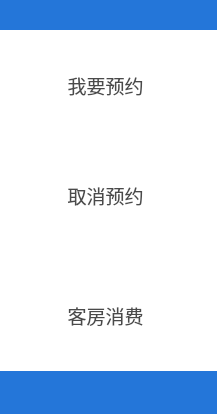
<?xml version="1.0" encoding="UTF-8"?>
<ui version="4.0">
 <class>guestDialog</class>
 <widget class="QDialog" name="guestDialog">
  <property name="geometry">
   <rect>
    <x>0</x>
    <y>0</y>
    <width>217</width>
    <height>414</height>
   </rect>
  </property>
  <property name="minimumSize">
   <size>
    <width>217</width>
    <height>414</height>
   </size>
  </property>
  <property name="maximumSize">
   <size>
    <width>217</width>
    <height>414</height>
   </size>
  </property>
  <property name="windowTitle">
   <string>顾客界面</string>
  </property>
  <property name="windowIcon">
   <iconset resource="icons.qrc">
    <normaloff>:/icons/icons/phone.png</normaloff>:/icons/icons/phone.png</iconset>
  </property>
  <widget class="QPushButton" name="reserveButton">
   <property name="geometry">
    <rect>
     <x>40</x>
     <y>40</y>
     <width>131</width>
     <height>91</height>
    </rect>
   </property>
   <property name="font">
    <font>
     <family>黑体</family>
     <pointsize>14</pointsize>
    </font>
   </property>
   <property name="styleSheet">
    <string notr="true">color: rgb(74, 74, 74);background-color:white;border-style: solid</string>
   </property>
   <property name="text">
    <string>我要预约</string>
   </property>
   <property name="icon">
    <iconset resource="icons.qrc">
     <normaloff>:/icons/icons/bookin.png</normaloff>:/icons/icons/bookin.png</iconset>
   </property>
   <property name="iconSize">
    <size>
     <width>32</width>
     <height>32</height>
    </size>
   </property>
   <property name="flat">
    <bool>false</bool>
   </property>
  </widget>
  <widget class="QPushButton" name="consumeButton">
   <property name="geometry">
    <rect>
     <x>40</x>
     <y>270</y>
     <width>131</width>
     <height>91</height>
    </rect>
   </property>
   <property name="font">
    <font>
     <family>黑体</family>
     <pointsize>14</pointsize>
    </font>
   </property>
   <property name="styleSheet">
    <string notr="true">color: rgb(74, 74, 74);background-color:white;border-style: solid</string>
   </property>
   <property name="text">
    <string>客房消费</string>
   </property>
   <property name="icon">
    <iconset resource="icons.qrc">
     <normaloff>:/icons/icons/consume.png</normaloff>:/icons/icons/consume.png</iconset>
   </property>
   <property name="iconSize">
    <size>
     <width>32</width>
     <height>32</height>
    </size>
   </property>
  </widget>
  <widget class="QLabel" name="labelBKG">
   <property name="geometry">
    <rect>
     <x>0</x>
     <y>0</y>
     <width>221</width>
     <height>421</height>
    </rect>
   </property>
   <property name="styleSheet">
    <string notr="true">background-color: rgb(36, 118, 217);</string>
   </property>
   <property name="text">
    <string/>
   </property>
  </widget>
  <widget class="QLabel" name="labelBKG2">
   <property name="geometry">
    <rect>
     <x>0</x>
     <y>30</y>
     <width>221</width>
     <height>341</height>
    </rect>
   </property>
   <property name="styleSheet">
    <string notr="true">background-color:white</string>
   </property>
   <property name="text">
    <string/>
   </property>
  </widget>
  <widget class="QPushButton" name="cancelButton">
   <property name="geometry">
    <rect>
     <x>40</x>
     <y>150</y>
     <width>131</width>
     <height>91</height>
    </rect>
   </property>
   <property name="font">
    <font>
     <family>黑体</family>
     <pointsize>14</pointsize>
    </font>
   </property>
   <property name="styleSheet">
    <string notr="true">color: rgb(74, 74, 74);background-color:white;border-style: solid</string>
   </property>
   <property name="text">
    <string>取消预约</string>
   </property>
   <property name="icon">
    <iconset resource="icons.qrc">
     <normaloff>:/icons/icons/bookout.png</normaloff>:/icons/icons/bookout.png</iconset>
   </property>
   <property name="iconSize">
    <size>
     <width>32</width>
     <height>32</height>
    </size>
   </property>
  </widget>
  <zorder>labelBKG</zorder>
  <zorder>labelBKG2</zorder>
  <zorder>reserveButton</zorder>
  <zorder>consumeButton</zorder>
  <zorder>cancelButton</zorder>
 </widget>
 <resources>
  <include location="icons.qrc"/>
 </resources>
 <connections/>
</ui>
